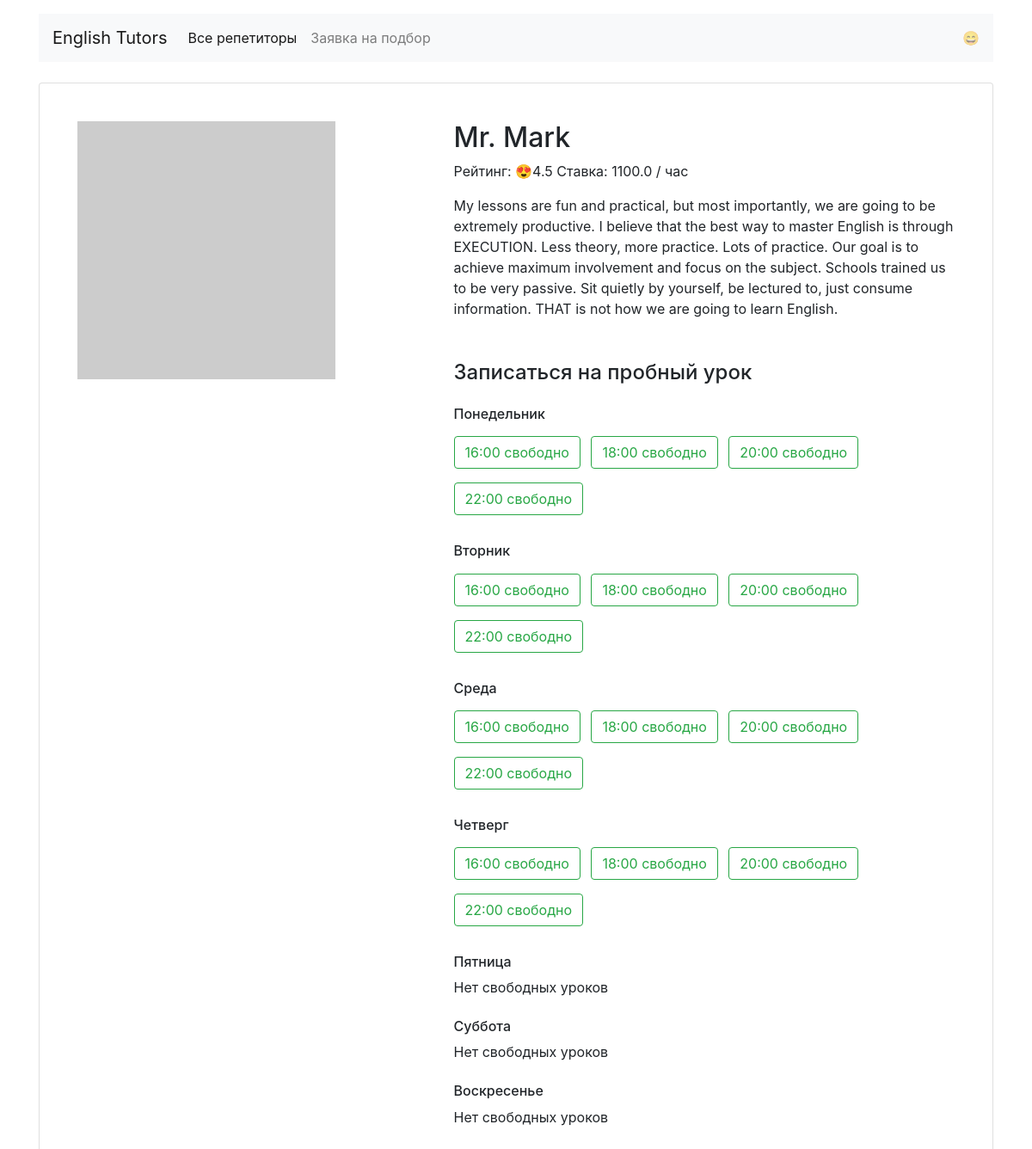
The page /profiles/8/ on the database its author committed.
### models.py (models this page shows)
class Tutor(db.Model):
    __tablename__ = "tutors"
    id = db.Column(db.Integer, primary_key=True)
    name = db.Column(db.String, nullable=False)
    about = db.Column(db.String, nullable=False)
    rating = db.Column(db.Float, nullable=False)
    picture = db.Column(db.String, nullable=False)
    price = db.Column(db.Float, nullable=False)
    free = db.Column(db.JSON, nullable=False)
    goals = db.relationship("Goal", secondary=tutor_has_goal, back_populates="tutors")

class DaysOfWeek(db.Model):
    __tablename__ = "daysofweek"
    id = db.Column(db.Integer, primary_key=True)
    eng_short_name = db.Column(db.String, nullable=False, unique=True)
    eng_full_name = db.Column(db.String, nullable=False, unique=True)
    rus_full_name = db.Column(db.String, nullable=False, unique=True)

### views/views.py (the view)
@view_blp.route("/profiles/<int:tutor_id>/")
def render_tutor_profile(tutor_id):
    tutor = db.session.query(Tutor).get(tutor_id)
    if tutor is None:
        return render_page_not_found(404)
    days_of_week = db.session.query(DaysOfWeek).order_by(DaysOfWeek.id).all()
    return render_template("profile.html", tutor=tutor, days_of_week=days_of_week)

### templates/profile.html (shortened to what this page needs)
{% extends 'base.html' %}
{% block content %}
<main class="container mt-3">
  <div class="card my-4 mx-auto">
    <div class="card-body m-2 m-md-4">
      <article class="row">
        <div class="col-5"><img src="{{ tutor.picture }}" class="img-fluid" alt=""></div>
        <div class="col-7">
          <section class="teacher=info">
            <h1 class="h2">{{ tutor.name }}</h1>
            <p>Рейтинг: 😍{{ tutor.rating }} Ставка: {{ tutor.price }} / час</p>
            <p>{{ tutor.about }}</p>
          </section>
          <section class="available">
            <h4 class="mb-4 mt-5">Записаться на пробный урок</h4>
            {% for day in days_of_week %}
              <h6 class="mt-4">{{ day.rus_full_name }}</h6>
              {% if tutor.free[day.eng_short_name].values()|select|first %}
                {% for time, tutor_is_free in tutor.free[day.eng_short_name].items() %}
                  {% if tutor_is_free %}
                    <a href="{{ url_for('view_blp.render_booking', tutor_id=tutor.id, class_day_id=day.id, time=time) }}" class="btn btn-outline-success mr-2 my-2"
                    >{{ time }} свободно</a>
                  {% endif %}
                {% endfor %}
              {% else %}
                <p>Нет свободных уроков</p>
              {% endif %}
            {% endfor %}
          </section>
        </div>
      </article>
    </div>
  </div>
</main>
{% endblock content %}

### rows shown on the page
Tutor: name "Mr. Mark", rating "4.5", price "1100.0", about "My lessons are fun and practical, but most importantly, we are going to be extremely productive. I believe that the best way to master English is through EXECUTION. Less theory, more practice. Lots of practice. Our goal is to achieve maximum involvement and focus on the subject. Schools trained us to be very passive. Sit quietly by yourself, be lectured to, just consume information. THAT is not how we are going to learn English."
DaysOfWeek: rus_full_name "Понедельник", eng_short_name "16:00" "18:00" "20:00" "22:00"
DaysOfWeek: rus_full_name "Вторник", eng_short_name "16:00" "18:00" "20:00" "22:00"
DaysOfWeek: rus_full_name "Среда", eng_short_name "16:00" "18:00" "20:00" "22:00"
DaysOfWeek: rus_full_name "Четверг", eng_short_name "16:00" "18:00" "20:00" "22:00"
DaysOfWeek: rus_full_name "Пятница", eng_short_name "Нет свободных уроков"
DaysOfWeek: rus_full_name "Суббота", eng_short_name "Нет свободных уроков"
DaysOfWeek: rus_full_name "Воскресенье", eng_short_name "Нет свободных уроков"
